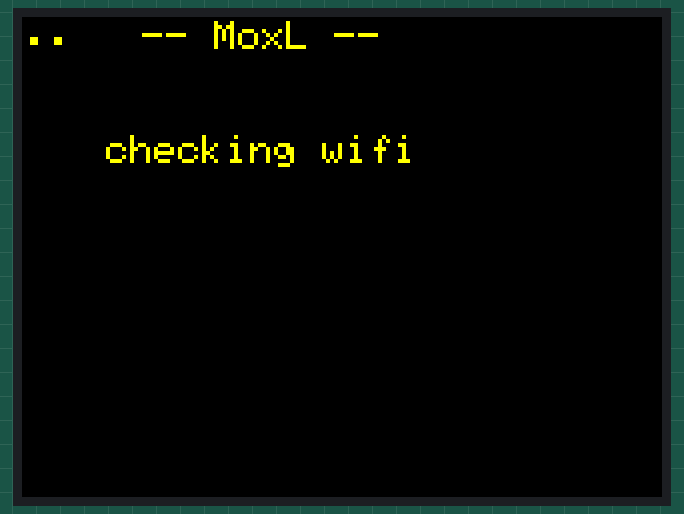
Simulated run of this sketch. Board: ESP32. On the bench: 320×240 colour display. WiFi joins after 1.5 s; servers stay silent unless stated; network time is answered at once with the bench clock; the local clock reads 2024-03-15 10:24:30 at power-on unless the sketch sets it; what the sketch prints to the serial monitor is not drawn.

Above: at 1.4 s.
At 2.0 s:
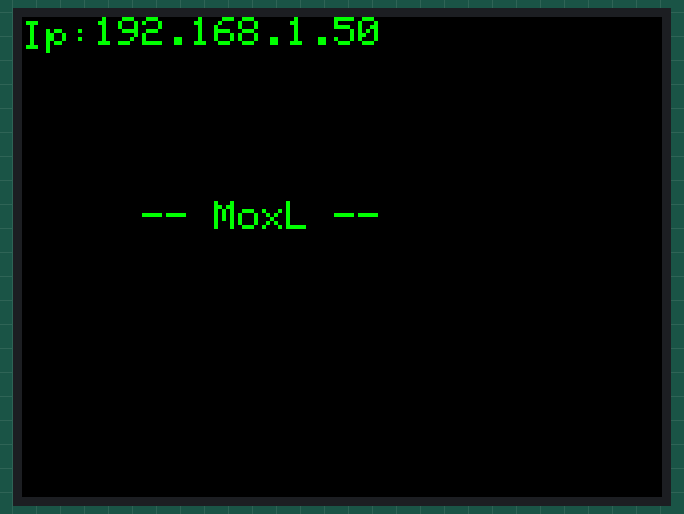
At 4.2 s:
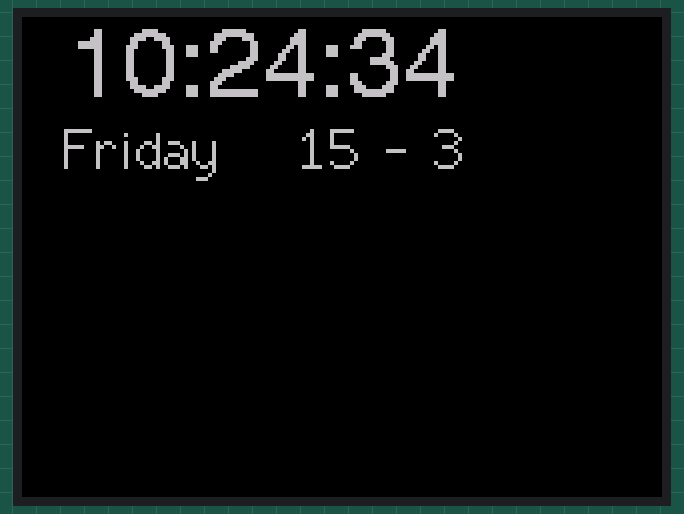
At 9.3 s:
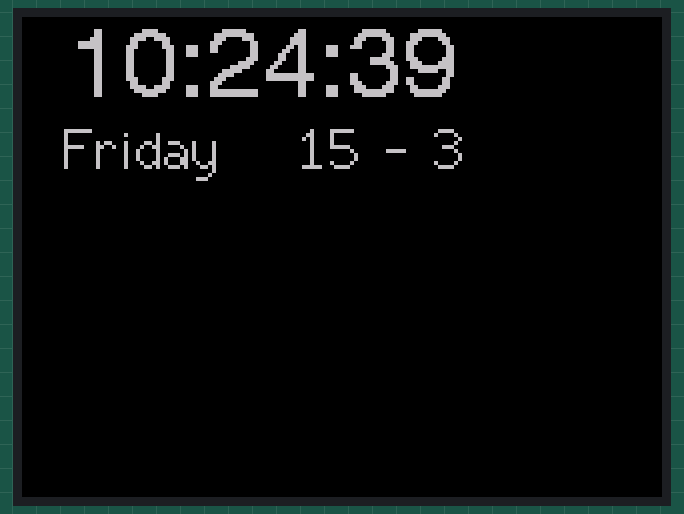
At 19.4 s:
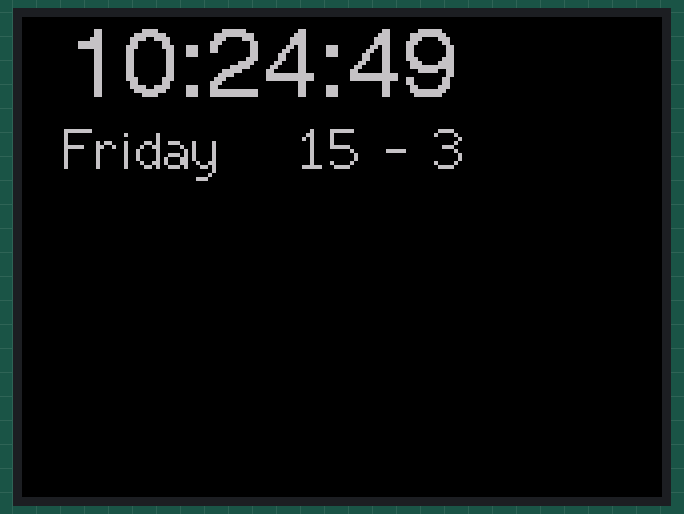
At 34.7 s:
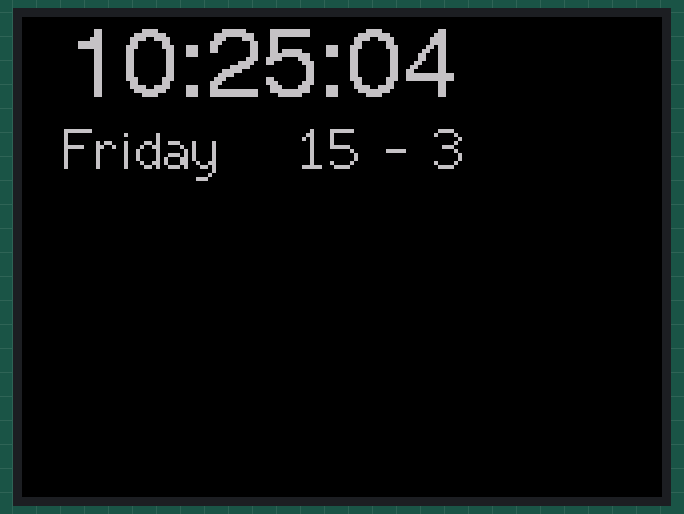

The sketch:

TTGO-DigitalClock.ino
```cpp
/***************************************************************************************
**                        Sources
***************************************************************************************/
/*
Time getting and displaying:
https://randomnerdtutorials.com/esp8266-nodemcu-date-time-ntp-client-server-arduino/


*/
/***************************************************************************************
**                        Help
***************************************************************************************/

//These enumerate the text plotting alignment (reference datum point)
#define TL_DATUM 0 // Top left (default)
#define TC_DATUM 1 // Top centre
#define TR_DATUM 2 // Top right
#define ML_DATUM 3 // Middle left
#define CL_DATUM 3 // Centre left, same as above
#define MC_DATUM 4 // Middle centre
#define CC_DATUM 4 // Centre centre, same as above
#define MR_DATUM 5 // Middle right
#define CR_DATUM 5 // Centre right, same as above
#define BL_DATUM 6 // Bottom left
#define BC_DATUM 7 // Bottom centre
#define BR_DATUM 8 // Bottom right
#define L_BASELINE  9 // Left character baseline (Line the 'A' character would sit on)
#define C_BASELINE 10 // Centre character baseline
#define R_BASELINE 11 // Right character baseline

// Default color definitions
#define TFT_BLACK       0x0000      /*   0,   0,   0 */
#define TFT_NAVY        0x000F      /*   0,   0, 128 */
#define TFT_DARKGREEN   0x03E0      /*   0, 128,   0 */
#define TFT_DARKCYAN    0x03EF      /*   0, 128, 128 */
#define TFT_MAROON      0x7800      /* 128,   0,   0 */
#define TFT_PURPLE      0x780F      /* 128,   0, 128 */
#define TFT_OLIVE       0x7BE0      /* 128, 128,   0 */
#define TFT_LIGHTGREY   0xD69A      /* 211, 211, 211 */
#define TFT_DARKGREY    0x7BEF      /* 128, 128, 128 */
#define TFT_BLUE        0x001F      /*   0,   0, 255 */
#define TFT_GREEN       0x07E0      /*   0, 255,   0 */
#define TFT_CYAN        0x07FF      /*   0, 255, 255 */
#define TFT_RED         0xF800      /* 255,   0,   0 */
#define TFT_MAGENTA     0xF81F      /* 255,   0, 255 */
#define TFT_YELLOW      0xFFE0      /* 255, 255,   0 */
#define TFT_WHITE       0xFFFF      /* 255, 255, 255 */
#define TFT_ORANGE      0xFDA0      /* 255, 180,   0 */
#define TFT_GREENYELLOW 0xB7E0      /* 180, 255,   0 */
#define TFT_PINK        0xFE19      /* 255, 192, 203 */ //Lighter pink, was 0xFC9F
#define TFT_BROWN       0x9A60      /* 150,  75,   0 */
#define TFT_GOLD        0xFEA0      /* 255, 215,   0 */
#define TFT_SILVER      0xC618      /* 192, 192, 192 */
#define TFT_SKYBLUE     0x867D      /* 135, 206, 235 */
#define TFT_VIOLET      0x915C      /* 180,  46, 226 */
/***************************************************************************************
**                         Start of program
***************************************************************************************/

#include <NTPClient.h>
// change next line to use with another board/shield
#include <TFT_eSPI.h> // Graphics and font library for ST7735 driver chip
#include <SPI.h>
#include <WiFi.h> // for WiFi shield
#include <WiFiUdp.h>


//      --> Screen
TFT_eSPI tft = TFT_eSPI();  // Invoke library, pins defined in User_Setup.h

//      --> Wifi Credentials
const char *ssid     = "SSID";
const char *password = "Password";
WiFiUDP ntpUDP;

// You can specify the time server pool and the offset (in seconds, can be
// changed later with setTimeOffset() ). Additionaly you can specify the
// update interval (in milliseconds, can be changed using setUpdateInterval() ).
NTPClient timeClient(ntpUDP, "3.pool.ntp.org", 3600, 60000);

/***************************************************************************************
**                         Variables
***************************************************************************************/


//Week Days
String weekDays[7]={"Sunday", "Monday", "Tuesday", "Wednesday", "Thursday", "Friday", "Saturday"};

//Month names
String months[12]={"January", "February", "March", "April", "May", "June", "July", "August", "September", "October", "November", "December"};

/***************************************************************************************
**                         Setup
***************************************************************************************/

void setup(){
  Serial.begin(115200);
// ------------------------------------------------------------
//      --> Screen
// ------------------------------------------------------------
Serial.println("------------------------------------------------------------");
Serial.println("Moxl");

Serial.println("------------------------------------------------------------");
Serial.println("Setup started");
Serial.println("setting up screen");
  tft.init();
  tft.setRotation(1);
  tft.fillScreen(TFT_BLACK);
  tft.setTextSize (2);
  tft.setTextColor(TFT_YELLOW, TFT_BLACK); // Note: the new fonts do not draw the background colour
  tft.fillScreen(TFT_BLACK);


  tft.setTextDatum(MC_DATUM);
  tft.drawString("-- MoxL --", 120, 10);
  tft.drawString("checking wifi", 120, 67);

// ------------------------------------------------------------
//      --> Wifi
// ------------------------------------------------------------
Serial.println("Connecting to WiFi:");
  WiFi.begin(ssid, password);

  while ( WiFi.status() != WL_CONNECTED ) {
    delay ( 500 );

    tft.print ( "." );
  }

  // Print local IP address and start web server
  Serial.println("");
  Serial.println("WiFi connected.");
  Serial.println("IP address: ");
  Serial.println(WiFi.localIP());

// ------------------------------------------------------------
//      --> Timeclient offset
// ------------------------------------------------------------

  timeClient.begin();
  // Set offset time in seconds to adjust for your timezone, for example:
  // GMT +1 = 3600
  // GMT +8 = 28800
  // GMT -1 = -3600
  // GMT 0 = 0
  timeClient.setTimeOffset(7200);

// ------------------------------------------------------------
//      --> exit setup
// ------------------------------------------------------------

tft.setTextColor(TFT_GREEN, TFT_BLACK); // Note: the new fonts do not draw the background colour
  tft.setTextSize (2);
  tft.fillScreen(TFT_BLACK);
   tft.setTextDatum(MC_DATUM);
  tft.drawString("-- MoxL --", 120, 100);
   tft.setTextDatum(TL_DATUM);
  tft.drawString("Ip: ", 0, 2);
  tft.println(WiFi.localIP());
  delay(2000);
  tft.fillScreen(TFT_BLACK);

  Serial.println("Setup ended, starting loop");
  Serial.println("------------------------------------------------------------");
}
/***************************************************************************************
**                         Loop
***************************************************************************************/
void loop() {


  tft.fillScreen(TFT_BLACK);

  timeClient.update();


  tft.setTextColor(TFT_SILVER, TFT_BLACK);

      //Get & Print time
      tft.setTextFont(4);
      String i = timeClient.getFormattedTime();
      tft.setTextDatum(TC_DATUM);
      tft.drawString(i, 120, 2);


      //Get weekday and print to screen
      tft.setTextFont(2);
      String weekDay = weekDays[timeClient.getDay()];
      tft.drawString(weekDay, 60, 50);


      //Get a date structure
        unsigned long epochTime = timeClient.getEpochTime();
        struct tm *ptm = gmtime ((time_t *)&epochTime);
        int monthDay = ptm->tm_mday;
        int currentMonth = ptm->tm_mon+1;
        String currentMonthName = months[currentMonth-1];
        //Print complete date
        String currentDate = String(monthDay) + " - " + String(currentMonth);

        tft.drawString(currentDate, 180, 50);


// ------------------------------------------------------------
//      --> exit loop
// ------------------------------------------------------------
  delay(5000);
}
```

Measured:
- what the display in image 0 shows lasts 0.6 s, from 1.3 s to 1.9 s
- what the display in image 1 shows lasts 2.0 s, from 1.9 s to 3.9 s
- what the display in image 2 shows lasts 5.1 s, from 4.1 s to 9.2 s
